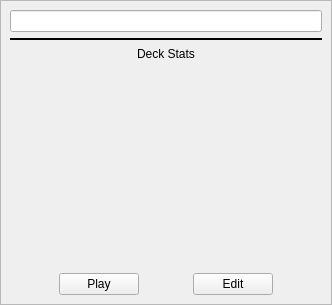
<?xml version="1.0" encoding="UTF-8"?>
<ui version="4.0">
 <class>MainQwidget</class>
 <widget class="QWidget" name="MainQwidget">
  <property name="enabled">
   <bool>true</bool>
  </property>
  <property name="geometry">
   <rect>
    <x>0</x>
    <y>0</y>
    <width>332</width>
    <height>305</height>
   </rect>
  </property>
  <property name="sizePolicy">
   <sizepolicy hsizetype="Minimum" vsizetype="Minimum">
    <horstretch>0</horstretch>
    <verstretch>0</verstretch>
   </sizepolicy>
  </property>
  <property name="windowTitle">
   <string>Form</string>
  </property>
  <layout class="QVBoxLayout" name="verticalLayout_2">
   <property name="spacing">
    <number>0</number>
   </property>
   <property name="sizeConstraint">
    <enum>QLayout::SetMaximumSize</enum>
   </property>
   <property name="leftMargin">
    <number>0</number>
   </property>
   <property name="topMargin">
    <number>0</number>
   </property>
   <property name="rightMargin">
    <number>0</number>
   </property>
   <property name="bottomMargin">
    <number>0</number>
   </property>
   <item>
    <widget class="QFrame" name="frame">
     <property name="frameShape">
      <enum>QFrame::StyledPanel</enum>
     </property>
     <property name="frameShadow">
      <enum>QFrame::Raised</enum>
     </property>
     <layout class="QGridLayout" name="gridLayout">
      <item row="2" column="0">
       <layout class="QVBoxLayout" name="verticalLayout">
        <item>
         <layout class="QHBoxLayout" name="horizontalLayout">
          <property name="sizeConstraint">
           <enum>QLayout::SetMinimumSize</enum>
          </property>
          <item>
           <widget class="QLineEdit" name="deck">
            <property name="sizePolicy">
             <sizepolicy hsizetype="Minimum" vsizetype="Minimum">
              <horstretch>0</horstretch>
              <verstretch>0</verstretch>
             </sizepolicy>
            </property>
            <property name="mouseTracking">
             <bool>false</bool>
            </property>
            <property name="tabletTracking">
             <bool>true</bool>
            </property>
            <property name="alignment">
             <set>Qt::AlignCenter</set>
            </property>
            <property name="readOnly">
             <bool>true</bool>
            </property>
            <property name="placeholderText">
             <string extracomment="nmjuhybgvfcdxser"/>
            </property>
            <property name="cursorMoveStyle">
             <enum>Qt::VisualMoveStyle</enum>
            </property>
           </widget>
          </item>
         </layout>
        </item>
        <item>
         <widget class="Line" name="line">
          <property name="sizePolicy">
           <sizepolicy hsizetype="Minimum" vsizetype="Maximum">
            <horstretch>0</horstretch>
            <verstretch>0</verstretch>
           </sizepolicy>
          </property>
          <property name="frameShadow">
           <enum>QFrame::Plain</enum>
          </property>
          <property name="lineWidth">
           <number>2</number>
          </property>
          <property name="orientation">
           <enum>Qt::Horizontal</enum>
          </property>
         </widget>
        </item>
        <item>
         <widget class="QLabel" name="LabelStats">
          <property name="layoutDirection">
           <enum>Qt::LeftToRight</enum>
          </property>
          <property name="text">
           <string>Deck Stats</string>
          </property>
          <property name="alignment">
           <set>Qt::AlignCenter</set>
          </property>
         </widget>
        </item>
        <item>
         <spacer name="verticalSpacer">
          <property name="orientation">
           <enum>Qt::Vertical</enum>
          </property>
          <property name="sizeHint" stdset="0">
           <size>
            <width>20</width>
            <height>20</height>
           </size>
          </property>
         </spacer>
        </item>
        <item>
         <layout class="QHBoxLayout" name="horizontalLayout_2">
          <item>
           <spacer name="horizontalSpacer_3">
            <property name="orientation">
             <enum>Qt::Horizontal</enum>
            </property>
            <property name="sizeType">
             <enum>QSizePolicy::MinimumExpanding</enum>
            </property>
            <property name="sizeHint" stdset="0">
             <size>
              <width>20</width>
              <height>20</height>
             </size>
            </property>
           </spacer>
          </item>
          <item>
           <widget class="QPushButton" name="ButtonDeckPlay">
            <property name="text">
             <string>Play</string>
            </property>
           </widget>
          </item>
          <item>
           <spacer name="horizontalSpacer_5">
            <property name="orientation">
             <enum>Qt::Horizontal</enum>
            </property>
            <property name="sizeHint" stdset="0">
             <size>
              <width>20</width>
              <height>20</height>
             </size>
            </property>
           </spacer>
          </item>
          <item>
           <widget class="QPushButton" name="ButtonEditDeck">
            <property name="text">
             <string>Edit</string>
            </property>
           </widget>
          </item>
          <item>
           <spacer name="horizontalSpacer_4">
            <property name="orientation">
             <enum>Qt::Horizontal</enum>
            </property>
            <property name="sizeType">
             <enum>QSizePolicy::MinimumExpanding</enum>
            </property>
            <property name="sizeHint" stdset="0">
             <size>
              <width>20</width>
              <height>20</height>
             </size>
            </property>
           </spacer>
          </item>
         </layout>
        </item>
       </layout>
      </item>
     </layout>
    </widget>
   </item>
  </layout>
 </widget>
 <resources/>
 <connections/>
</ui>
